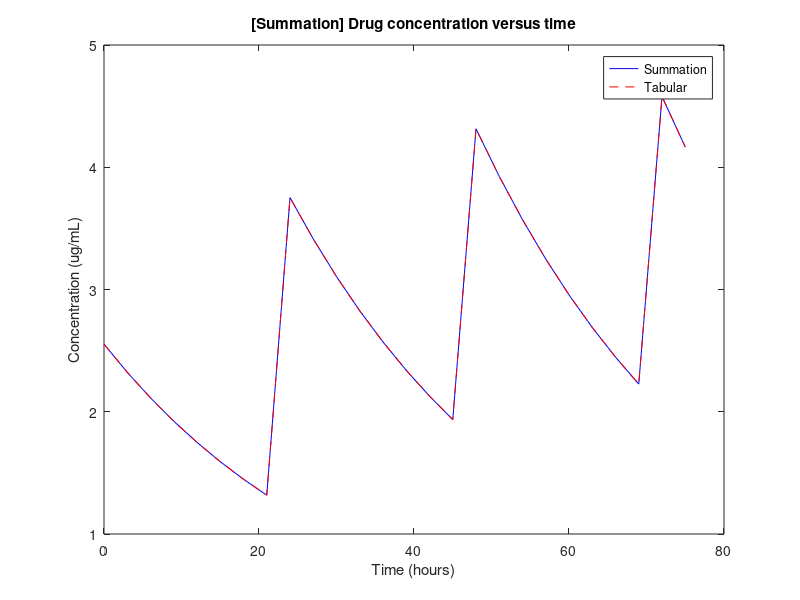

The MATLAB script that drew this image:
%                        CMPU250 - Professor Eric Aaron
%                       Drug Simulation - Kyle Patterson
% March 2018

% Constants
dosage_in_mg = 100; % amount of drug in single dose of a pill
dosage_in_ug = dosage_in_mg * 1000;
absorbtion_frac = 0.12; % fraction of drug absorbed by pill
adult_plasma_in_l = 4.7;
adult_plasma_in_ml = adult_plasma_in_l * 1000;
halflife_drug = 22; % in hours
rate_constant = log(2) / halflife_drug; % Exponential decay: 1/2 = e^{-kt}

% Parameters
hours = 75;
interval = 24; % number of hours between when each pill is taken
num_points = 25; % how many points to graph, not including t = 0

% Intermediate calculations
sub_divisions = floor((num_points) / (hours/interval));
% Divisions is approximately equal to `num_points`.
divisions = (hours / interval) * sub_divisions;
delta_time = hours / divisions;

% initial concentration of drug added by each pill
init_conce = dosage_in_ug * absorbtion_frac / adult_plasma_in_ml;

% --- Summation method ---
% Graph generation
times = 0:delta_time:hours; % fill 1D array with numbers of hours passed
conces = zeros([1, length(times)]); % initialize empty array of dim(times)
k = rate_constant;
I = interval;
for i = 1:length(times)
    t = times(i);
    N = floor(t / interval) + 1; % number of pills
    sum_of_decays = exp(-k*t) * (exp(k*I*N) - 1) / (exp(k*I) - 1);
    conces(i) = sum_of_decays * init_conce;
end

% Plot graph
drug_conce = figure();
plot(times, conces, 'b', 'DisplayName', 'Summation');
title('[Summation] Drug concentration versus time')
xlabel('Time (hours)')
ylabel('Concentration (ug/mL)')
    
% Point calculation
% calculate concentration for given number of hours
% total number of pills taken in time in time interval
N = floor(hours / interval) + 1; % number of pills taken
sum_of_decays = exp(-k*t) * (exp(k*I*N) - 1) / (exp(k*I) - 1);
concentration = sum_of_decays * init_conce;

% There is no equivalent point calculation for the tabular method,
% since one must compute the intermediate values to reach a solution

% --- Tabular method ---
% Graph generation
times2 = 0:delta_time:hours; % fill 1D array with numbers of hours passed
conces2 = zeros([1, length(times2)]); % initialize empty array of dim(times)
conces2(1) = init_conce; % setup initial value
for i = 2:length(times2)
    t = times2(i);
    conces2(i) = (mod(t, interval) == 0) * init_conce + ...
        conces2(i - 1) * exp(-rate_constant * delta_time);
end

% Plot graph
hold;
plot(times2, conces2, '--r', 'DisplayName', 'Tabular');
xlabel('Time (hours)')
ylabel('Concentration (ug/mL)')
legend('show')

